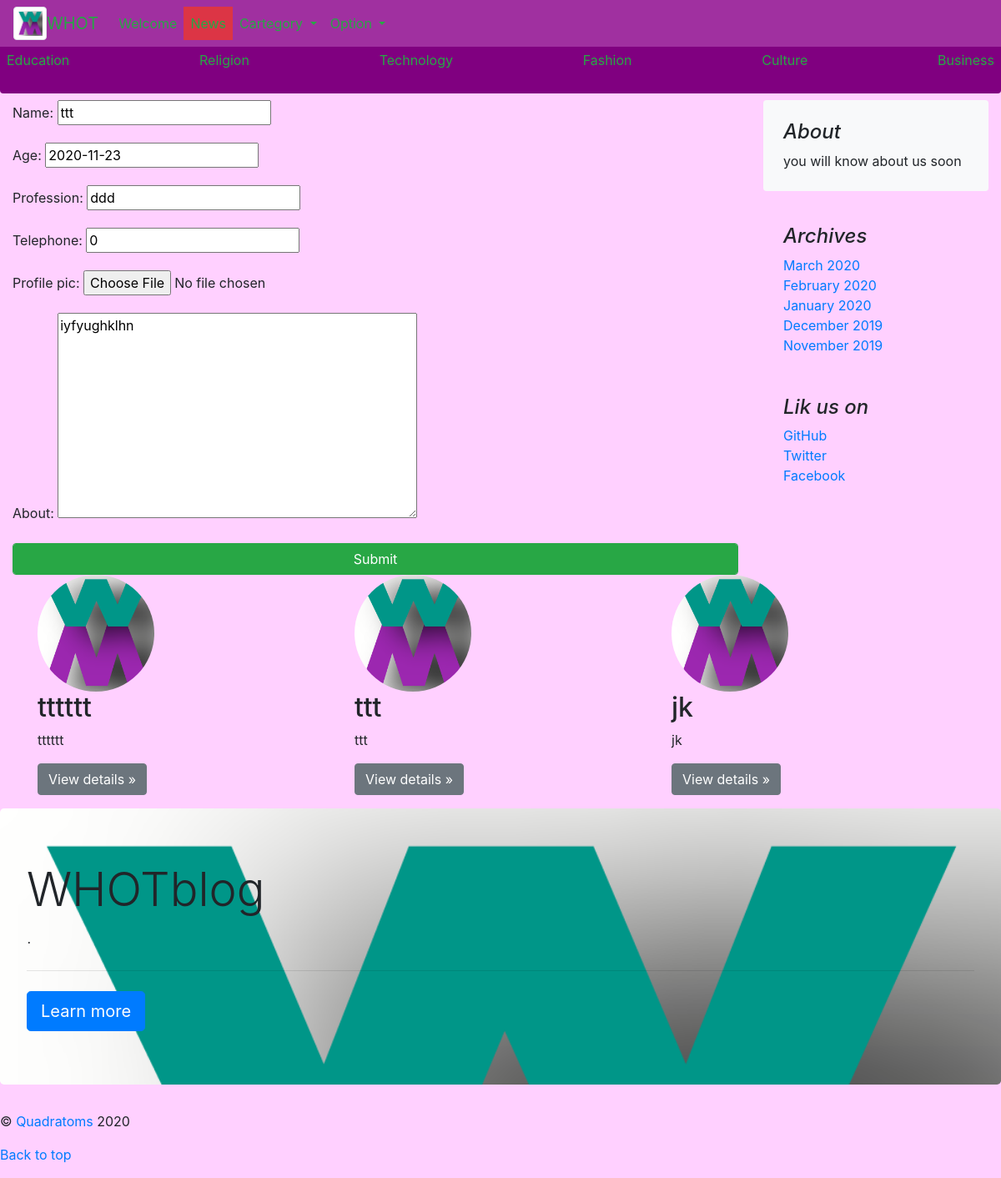
Page /whot/edit/ (signed in) on the committed database.
### newblog/models.py (models this page shows)
class Profile(models.Model):
	user = models.OneToOneField(settings.AUTH_USER_MODEL, on_delete=models.CASCADE)
	name = models.CharField(max_length=100, null=True)
	age = models.DateField(blank=True, null=True)
	profession = models.CharField(max_length=10, null=True)
	telephone= models.IntegerField(default='0', blank=True, null=True)
	profile_pic=models.ImageField(blank=True, null=True)
	about=models.TextField(blank=True, null=True)
	def __str__(self):
		return self.name

### newblog/views.py (the view)
# urls.py: path('edit/', views.edit_profile, name='edit'),
def edit_profile(request):
	r=p(request)
	a=request.user
	b=Profile.objects.get(user=a)
	if 'btnprof' in request.POST:
		print(a)
		form = ProfileForm(request. POST, instance=b)
		if form. is_valid ():
			print()
			form. save ()
			print('save')
			messages.info(request, 'profile saved')
			return redirect('/whot/')
	else:
		print(request.user, ' you')
		form = ProfileForm (instance=b)
	return render(request, 't/edit_profile.html', {'form':form, 'r':r})

### newblog/forms.py
class ProfileForm(forms.ModelForm):
	class Meta:
		model = Profile
		exclude = ['user']

### newblog/views.py (called while the page is built)
def p(request):
	p=Profile.objects.all()
	p=list(p)
	r=sample(p, 3)
	return r

### news/templates/t/edit_profile.html (shortened to what this page needs)
{% extends 't/base2.html' %}
{% block content %}
<form method="post">
<div class="form-group">
{{ form.as_p }}
</div>
<button class="form-control btn btn-success" type="submit" name="btnprof">Submit</button>
</form >
{% endblock %}

### news/templates/t/base2.html (shortened to what this page needs)
{% load static %}
<!doctype html>
<html lang="en">
<head>
  <link rel="stylesheet" href='{% static "bootstrap.min.css" %}'>
</head>
<body class="" style="background-color:#ffd0ff">
  <header>
    <div class="container-fluid">
      <nav class="navbar fixed-top navbar-expand-md navbar-dark" style="background-color:#a030a0">
        <img class="img img-thumbnail" width="40" src="{% static "whott.png" %}" preserveAspectRatio="xMidYMid slice"
          focusable="false" role="img">
        <a class="navbar-brand text-success" href="/whot">WHOT</a>
        <div class="collapse navbar-collapse" id="navbarSupportedContent">
          <ul class="navbar-nav mr-auto">
            <li class="nav-item active">
              <a class="nav-link text-success" href="/whot/profile/{{ user.id }}">{% if user.is_authenticated %}Welcome
                {{ user.first_name }} {% endif %}<span class="sr-only">(current)</span></a>
            </li>
            <li class="nav-item">
              <a class="nav-link text-success btn-danger" href="/">News</a>
            </li>
            <li class="nav-item dropdown">
              <a class="nav-link dropdown-toggle text-success" href="#" id="navbarDropdown" role="button"
                data-toggle="dropdown" aria-haspopup="true" aria-expanded="false">
                Cartegory
              </a>
            </li>
            <li class="nav-item dropdown">
              <a class="nav-link dropdown-toggle text-success" href="#" id="navbarDropdown" role="button"
                data-toggle="dropdown" aria-haspopup="true" aria-expanded="false">
                Option
              </a>
            </li>
          </ul>
          {% if user.is_authenticated %}
          <br>
          {% endif %}
        </div>
      </nav>
    </div>
  </header>
  <br>
  <br>
  <div class="container-fliud">
    <div class="table-responsive-sm py-1 mb-2 rounded" style="background-color:#800080">
      <nav class="table d-flex justify-content-between">
        <a class="p-2 text-success nav-link" href="/whot/article-cat/1">Education</a>
        <a class="p-2 text-success nav-link" href="/whot/article-cat/2">Religion</a>
        <a class="p-2 text-success nav-link" href="/whot/article-cat/3">Technology</a>
        <a class="p-2 text-success nav-link" href="/whot/article-cat/4">Fashion</a>
        <a class="p-2 text-success nav-link" href="/whot/article-cat/5">Culture</a>
        <a class="p-2 text-success nav-link" href="/whot/article-cat/6">Business</a>
      </nav>
    </div>
  </div>
  <main role="main" class="container-fluid">
    <div class="row">
      <div class="col-sm-9" style="position:relative;">
        {% block content %}
        {% endblock %}
      </div>
      <aside class="col-md-3 blog-sidebar">
        <div class="p-4 mb-3 bg-light rounded">
          <h4 class="font-italic">About</h4>
          <p class="mb-0">you will know about us soon</p>
        </div>
        <div class="p-4">
          <h4 class="font-italic">Archives</h4>
          <ol class="list-unstyled mb-0">
            <li><a class="navlink" href="#">March 2020</a></li>
            <li><a class="navlink" href="#">February 2020</a></li>
            <li><a class="navlink" href="#">January 2020</a></li>
            <li><a class="navlink" href="#">December 2019</a></li>
            <li><a class="navlink" href="#">November 2019</a></li>
          </ol>
        </div>
        <div class="p-4">
          <h4 class="font-italic">Lik us on</h4>
          <ol class="list-unstyled">
            <li><a href="https://github.com/quadratoms">GitHub</a></li>
            <li><a href="#">Twitter</a></li>
            <li><a href="#">Facebook</a></li>
          </ol>
        </div>
      </aside>
    </div>
  </main>
  <div class="container">
    <div class="row justified">
      {% for i in r %}
      <div class="col col-lg-4">
        {% if i.image %}
        <img class="bd-placeholder-img rounded-circle" width="140" height="140" src="{{ i.img.url }}"
          preserveAspectRatio="xMidYMid slice" focusable="false" role="img" aria-label="Placeholder: 140x140">
        {% else %}
        <img class="bd-placeholder-img rounded-circle" width="140" height="140" src="/static/whott.png"
          preserveAspectRatio="xMidYMid slice" focusable="false" role="img" aria-label="Placeholder: 140x140">
        {% endif %}
        <h2>{{ i.name }}</h2>
        <p>{{ i }}</p>
        <p><a class="btn btn-secondary" href="/whot/profile/{{ i.id }}" role="button">View details &raquo;</a></p>
      </div>
      {% endfor %}
    </div>
  </div>
  <footer class="footer">
    <div class="jumbotron" style="background-image: url('/static/whott.png'); background-size: cover">
      <h1 class="display-4">WHOTblog</h1>
      <p class="lead">.</p>
      <hr class="my-4">
      <a class="btn btn-primary btn-lg" href="#" role="button">Learn more</a>
    </div>
    <div class="nav">
      <p>©<a href="/"> Quadratoms</a> 2020</p>
    </div>
    <p>
      <a href="#">Back to top</a>
    </p>
  </footer>
</body>
</html>

### rows in the picture
Profile: name "ttt", age "2020-11-23", profession "ddd", telephone "0", about "iyfyughklhn"
Profile: name "tttttt"
Profile: name "jk"
